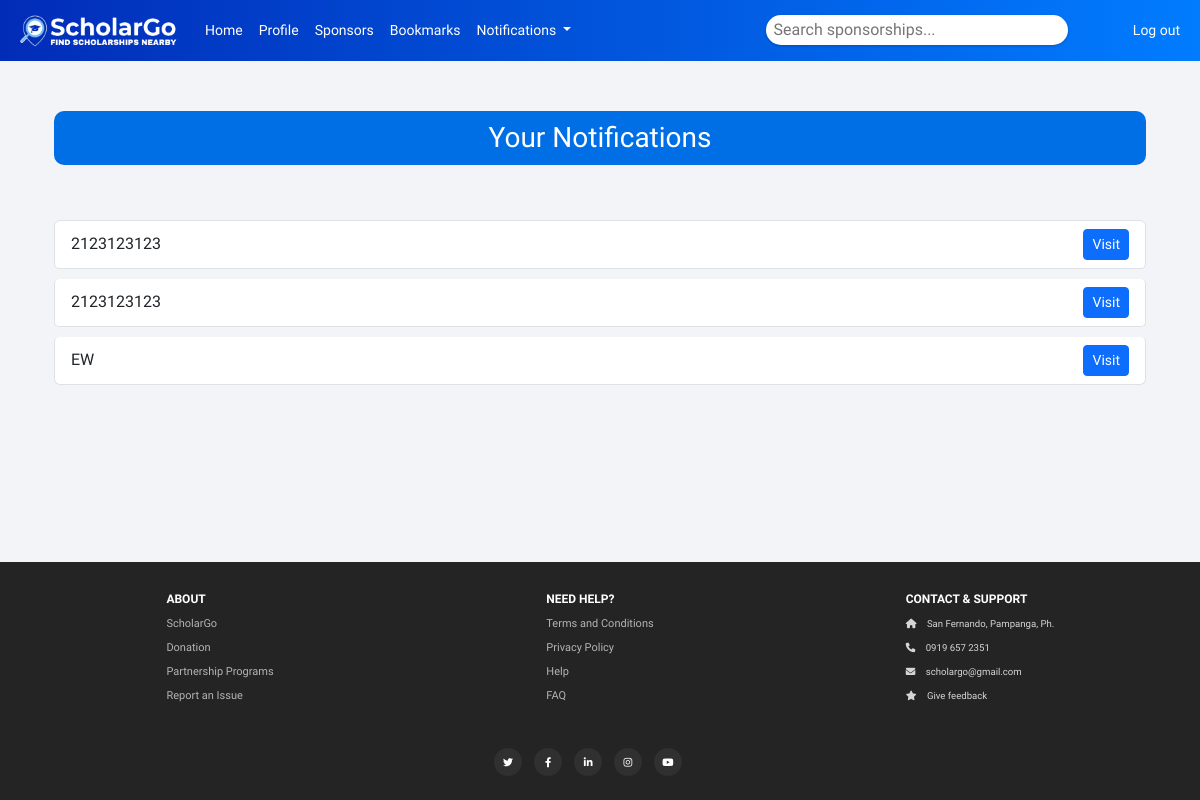
The app's page /notifications (signed in), older data.
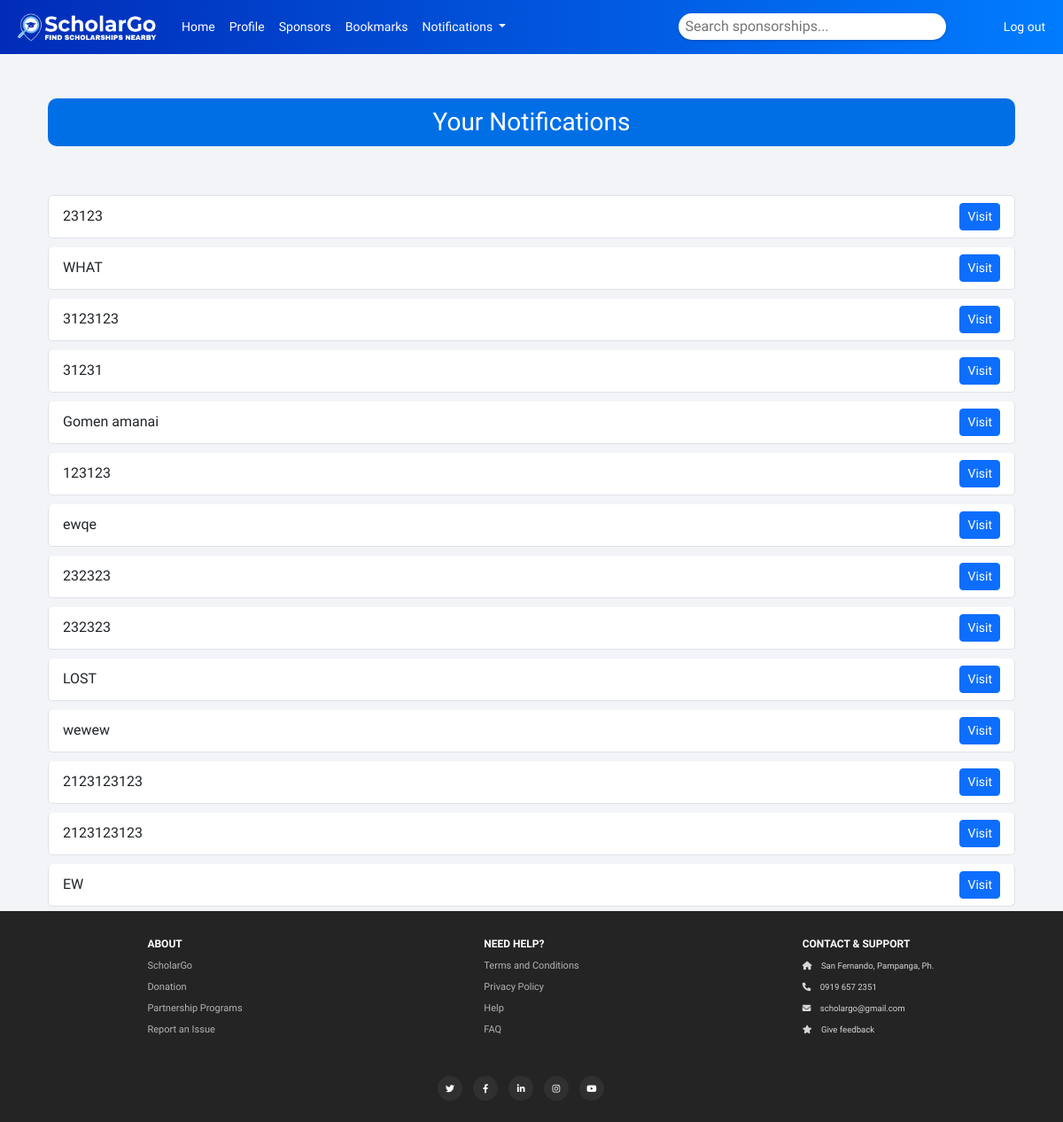
The same page, newer data.
### website/models.py (models this page shows, shortened)
class Notification(db.Model):
    id = db.Column(db.Integer, primary_key=True)
    user_id = db.Column(db.Integer, db.ForeignKey('user.id'), nullable=False)
    sponsorship_id = db.Column(db.Integer, db.ForeignKey('sponsorship_data.id'), nullable=False)  # Add this line
    message = db.Column(db.String(255), nullable=False)
    is_read = db.Column(db.Boolean, default=False)
    priority = db.Column(db.String(50), nullable=True)
    alarm_date = db.Column(db.DateTime(timezone=True), nullable=True)  # Make alarm_date timezone-aware
    created_at = db.Column(db.DateTime(timezone=True), default=func.now())  # Store in UTC

### website/auth.py (the view)
@auth.route('/notifications')
@login_required
def notifications():
    user_notifications = Notification.query.filter_by(user_id=current_user.id).order_by(Notification.created_at.desc()).all()
    Notification.query.filter_by(user_id=current_user.id, is_read=False).update({'is_read': True})
    unread_count = Notification.query.filter_by(user_id=current_user.id, is_read=False).count()
    db.session.commit()
    return render_template("notifications.html", notifications=user_notifications, unread_count=unread_count, user=current_user)

### website/templates/notifications.html (shortened to what this page needs)
{% extends "base.html" %}
{% block content %}
<div class="container mt-5">
    <h2>Your Notifications</h2>
    <ul class="list-group mt-3" id="notification-list">
        {% for notification in notifications %}
            <li class="list-group-item d-flex justify-content-between align-items-center {% if not notification.is_read %}list-group-item-info{% endif %}">
                <span>{{ notification.message }}</span>
                <a href="{{ url_for('views.view_sponsorship', sponsor_id=notification.sponsorship_id) }}" class="btn btn-sm btn-primary">
                    Visit
                </a>
            </li>
        {% else %}
            <li class="list-group-item">You have no notifications.</li>
        {% endfor %}
    </ul>
</div>
{% endblock %}

### website/templates/base.html (shortened to what this page needs)
<!DOCTYPE html>
<html lang="en">
<head>
    <link href="https://cdn.jsdelivr.net/npm/bootstrap@5.3.0-alpha1/dist/css/bootstrap.min.css" rel="stylesheet">
    <link rel="stylesheet" href="/static/css/base.css" />
    <link rel="stylesheet" href="/static/css/footer.css"/>
    <link rel="stylesheet" href="https://cdnjs.cloudflare.com/ajax/libs/font-awesome/6.0.0-beta3/css/all.min.css" />
</head>
<body>
    <nav class="navbar navbar-expand-lg" style="background-color: #1A32D0;">
        <div class="container-fluid">
            <div class="nav-logo">
                <img src="/static/images/nav-logo.png" alt="Logo">
            </div>
            <div class="collapse navbar-collapse" id="navbarSupportedContent">
                <ul class="navbar-nav me-auto mb-2 mb-lg-0">
                    {% if current_user.is_authenticated %}
                        {% if session['user_type'] == 'User' %}
                            <li class="nav-item"><a class="nav-link text-white" id="home" href="/">Home</a></li>
                            <li class="nav-item"><a class="nav-link text-white" id="profile" href="/profile">Profile</a></li>
                            <li class="nav-item"><a class="nav-link text-white" id="logout" href="/sponsorlist">Sponsors</a></li>
                            <li class="nav-item"><a class="nav-link text-white" id="bookmarks" href="/follow">Bookmarks</a></li>
                            <li class="nav-item dropdown">
                                <a class="nav-link dropdown-toggle text-white" id="notificationsDropdown" role="button" data-bs-toggle="dropdown" aria-expanded="false">
                                    Notifications
                                </a>
                            </li>
                            <form action="{{ url_for('views.search') }}" method="get" class="d-flex search-form">
                                <input type="text" class="search-bar" name="q" value="{{ query }}" placeholder="Search sponsorships..." required>
                            </form>
                        {% elif session['user_type'] == 'Sponsorship' %}
                            <li class="nav-item"><a class="nav-link text-white" id="sponsordashboard" href="/">Sponsor Dashboard</a></li>
                        {% endif %}
                    {% endif %}
                </ul>
                <ul class="navbar-nav ms-auto mb-2 mb-lg-0">
                    {% if current_user.is_authenticated %}
                        <li class="nav-item"><a class="nav-link text-white" id="logout" href="/logout">Log out</a></li>
                    {% endif %}
                </ul>
            </div>
    </nav>
    <div class="container">
        {% block content %} {% endblock %}
    </div>
    <footer>
        <div class="container">
            <div class="row">
                <div class="col-md-4 footer-column">
                    <ul class="nav flex-column">
                        <li class="nav-item">
                            <span class="footer-title">About</span>
                        </li>
                        <li class="footer nav-item"><a class="nav-link-footer" href="#">ScholarGo</a></li>
                        <li class="footer nav-item"><a class="nav-link-footer" href="#">Donation</a></li>
                        <li class="footer nav-item"><a class="nav-link-footer" href="#">Partnership Programs</a></li>
                        <li class="footer nav-item"><a class="nav-link-footer" href="#">Report an Issue</a></li>
                    </ul>
                </div>
                <div class="col-md-4 footer-column">
                    <ul class="nav flex-column">
                        <li class="nav-item">
                            <span class="footer-title">Need Help?</span>
                        </li>
                        <li class="nav-item"><a class="nav-link-footer" href="#">Terms and Conditions</a></li>
                        <li class="nav-item"><a class="nav-link-footer" href="#">Privacy Policy</a></li>
                        <li class="nav-item"><a class="nav-link-footer" href="#">Help</a></li>
                        <li class="nav-item"><a class="nav-link-footer" href="#">FAQ</a></li>
                    </ul>
                </div>
                <div class="col-md-4 footer-column">
                    <ul class="nav flex-column">
                        <li class="nav-item">
                            <span class="footer-title">Contact & Support</span>
                        </li>
                        <li class="nav-item"><span class="navlink-footer"><i class="fas fa-home"></i> San Fernando, Pampanga, Ph.</span></li>
                        <li class="nav-item"><span class="navlink-footer"><i class="fas fa-phone"></i> 0919 657 2351</span></li>
                        <li class="nav-item"><span class="navlink-footer"><i class="fas fa-envelope"></i> scholargo@gmail.com</span></li>
                        <li class="nav-item"><span class="navlink-footer"><i class="fas fa-star"></i> Give feedback</span></li>
                    </ul>
                </div>
                <div class="row icons">
                    <div class="col-12 text-center">
                        <ul class="list-inline social-buttons">
                            <li class="list-inline-item"><a href="#"><i class="fab fa-twitter"></i></a></li>
                            <li class="list-inline-item"><a href="#"><i class="fab fa-facebook-f"></i></a></li>
                            <li class="list-inline-item"><a href="#"><i class="fab fa-linkedin-in"></i></a></li>
                            <li class="list-inline-item"><a href="#"><i class="fab fa-instagram"></i></a></li>
                            <li class="list-inline-item"><a href="#"><i class="fab fa-youtube"></i></a></li>
                        </ul>
                    </div>
                </div>
            </div>
        </div>
    </footer>
</body>
</html>

### website/static/css/base.css (style rules this page uses)
body { font-family: 'Montserrat', sans-serif; background-color: #f2f4f7; color: #ffffff; }
.search-bar { width: 28vw; margin-left: 10%; border-radius: 20px; border: 1px solid #ccc; padding: 3px 8px; box-shadow: 0 1px 3px rgba(0, 0, 0, 0.2); border: none; z-index: 1; }
.search-form { z-index: 1; position: absolute; top: 33%; left: 75%; transform: translate(-50%, -50%); margin-top: 10px; border: none; }
.navbar { background: linear-gradient(90deg, #012cb8, #017cff) !important; position: sticky !important; top: 0 !important; z-index: 1000 !important; padding: 1.5vh 0; }
.nav-logo img { width: 200px; height: auto; margin-right: 15px; }
.nav-link { color: #ffffff; text-decoration: none; transition: color 0.3s ease, transform 0.3s ease, text-shadow 0.3s ease; line-height: 1.5; }
@media (max-width: 1200px) { .nav-logo img { width: 170px; } }
@media (max-width: 1200px) { .navbar-nav .nav-link, .nav-link { font-size: 14px; } }

### website/static/css/footer.css (style rules this page uses)
html, body { height: 100%; margin: 0; }
body { display: flex; flex-direction: column; }
.container { flex: 1; }
.text-center { margin-top: 2%; }
footer { padding: 2rem 0; background-color: #242424; }
.footer-column:not(:first-child) { padding-top: 2rem; }
@media (min-width: 768px) { .footer-column:not(:first-child) { padding-top: 0rem; } }
.footer-column { text-align: center; }
.footer-column .nav-item .nav-link-footer { padding: 0.1rem 0; color: #b4b4b4; text-decoration: none; }
.footer-column .nav-item .navlink-footer { padding: 0.1rem 0; color: #d5d5d5; text-decoration: none; font-size: 1.6vh; }
.footer-column .nav-item span.footer-title { font-size: 14px; font-weight: 700; color: #ffffff; text-transform: uppercase; }
.footer-column .nav-item .fas { margin-right: 0.5rem; }
.footer-column ul { display: inline-block; }
@media (min-width: 768px) { .footer-column ul { text-align: left; } }
ul.social-buttons { margin-top: 20px !important; margin-bottom: 0 !important; }
ul.social-buttons li a { font-size: 15px; line-height: 40px; display: block; width: 38px; height: 38px; -webkit-transition: all 0.3s; -moz-transition: all 0.3s; transition: all 0.3s; color: #ffffff; border-radius: 100%; outline: 0; background-color: #303030; }
@media (max-width: 1200px) { footer { padding: 1.5rem 0; } }
@media (max-width: 1200px) { .footer-column .nav-item .navlink-footer { font-size: 1.2vh; } }
@media (max-width: 1200px) { .footer-column .nav-item span.footer-title { font-size: 12px; } }
@media (max-width: 1200px) { ul.social-buttons li a { font-size: 10px; line-height: 30px; width: 28px; height: 28px; } }
@media (max-width: 1200px) { .nav-link-footer { font-size: 11px; } }

### website/templates/notifications.html (style rules this page uses)
body { color: black; }
h2 { font-size: 3.5vh; background-color: #006fe6; color: rgb(255, 255, 255); border-radius: 10px; padding: 10px; width: 100%; margin-top: 50px; margin-bottom: 50px; text-align: center; }
li.list-group-item { margin: 5px 0; border-radius: 5px; }

Row changes from the older to the newer data that the page shows:
added Notification: message "23123"
added Notification: message "WHAT"
added Notification: message "3123123"
added Notification: message "31231"
added Notification: message "Gomen amanai"
added Notification: message "123123"
added Notification: message "ewqe"
added Notification: message "232323"
added Notification: message "232323"
added Notification: message "LOST"
added Notification: message "wewew"
